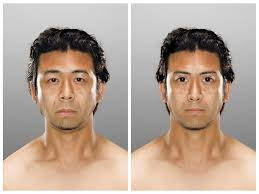
#> input picture test_1.jpg, 259 x 194 px, found by its file name
$ jupyter execute Untitled.ipynb
#> lines starting #> are read from the running program, lines starting #| are printed output that depends on the picture; after the words box and inside, x2 and y2 are one past the last pixel; in counts of white or black regions, pixels touching at a corner belong together
[cell 1]
import cv2
import matplotlib.pyplot as plt
#%matplotlib inline

# extract pre-trained face detector
face_cascade = cv2.CascadeClassifier("D:\\deep learning\\face detection\\haar_cascade.xml")

# load color (BGR) image
img = cv2.imread("D:\\deep learning\\face detection\\test_1.jpg")
#> img is the input picture: shape (194, 259, 3); mean B, G, R 151.5, 165.5, 184.4
# convert BGR image to grayscale
gray = cv2.cvtColor(img, cv2.COLOR_BGR2GRAY)
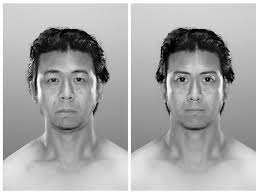
#> gray: shape (194, 259); min 0, max 255, mean 169.6

# find faces in image
faces = face_cascade.detectMultiScale(gray)
#> faces = [[157, 51, 77, 77], [24, 47, 85, 85]]

# print number of faces detected in the image
print('Number of faces detected:', len(faces))
#| Number of faces detected: 2

# get bounding box for each detected face
for (x,y,w,h) in faces:
    # add bounding box to color image
    cv2.rectangle(img,(x,y),(x+w,y+h),(255,0,0),2)
#> this loop made 2 passes
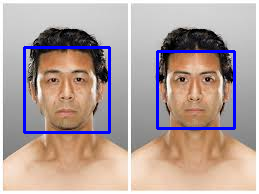
#> img: shape (194, 259, 3); 3.85% of pixels changed, all inside (x1, y1, x2, y2) = (23, 46, 236, 134)

# convert BGR image to RGB for plotting
cv_rgb = cv2.cvtColor(img, cv2.COLOR_BGR2RGB)

# display the image, along with bounding box
plt.imshow(cv_rgb)
plt.show()
